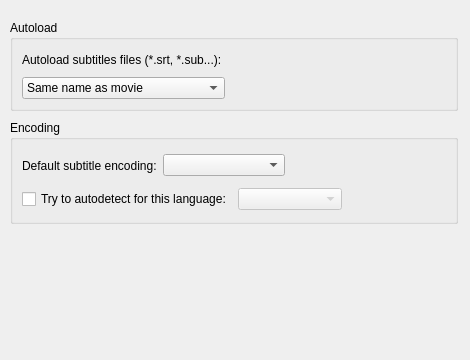
<?xml version="1.0" encoding="UTF-8"?>
<ui version="4.0">
 <class>PrefSubtitles</class>
 <widget class="QWidget" name="PrefSubtitles">
  <property name="geometry">
   <rect>
    <x>0</x>
    <y>0</y>
    <width>470</width>
    <height>360</height>
   </rect>
  </property>
  <property name="windowTitle">
   <string/>
  </property>
  <widget class="QGroupBox" name="groupBox_autoload">
   <property name="geometry">
    <rect>
     <x>10</x>
     <y>20</y>
     <width>448</width>
     <height>91</height>
    </rect>
   </property>
   <property name="title">
    <string>Autoload</string>
   </property>
   <layout class="QGridLayout">
    <property name="leftMargin">
     <number>9</number>
    </property>
    <property name="topMargin">
     <number>9</number>
    </property>
    <property name="rightMargin">
     <number>9</number>
    </property>
    <property name="bottomMargin">
     <number>9</number>
    </property>
    <property name="spacing">
     <number>6</number>
    </property>
    <item row="1" column="1">
     <spacer>
      <property name="orientation">
       <enum>Qt::Horizontal</enum>
      </property>
      <property name="sizeType">
       <enum>QSizePolicy::Expanding</enum>
      </property>
      <property name="sizeHint" stdset="0">
       <size>
        <width>131</width>
        <height>21</height>
       </size>
      </property>
     </spacer>
    </item>
    <item row="0" column="0">
     <widget class="QLabel" name="autoload_label">
      <property name="text">
       <string>Autoload subtitles files (*.srt, *.sub...):</string>
      </property>
      <property name="wordWrap">
       <bool>false</bool>
      </property>
      <property name="buddy">
       <cstring>font_autoload_combo</cstring>
      </property>
     </widget>
    </item>
    <item row="1" column="0">
     <widget class="QComboBox" name="font_autoload_combo">
      <item>
       <property name="text">
        <string>Same name as movie</string>
       </property>
      </item>
      <item>
       <property name="text">
        <string>All subs containing movie name</string>
       </property>
      </item>
      <item>
       <property name="text">
        <string>All subs in directory</string>
       </property>
      </item>
     </widget>
    </item>
   </layout>
  </widget>
  <widget class="QGroupBox" name="groupBox_encoding">
   <property name="geometry">
    <rect>
     <x>10</x>
     <y>120</y>
     <width>448</width>
     <height>104</height>
    </rect>
   </property>
   <property name="title">
    <string>Encoding</string>
   </property>
   <layout class="QVBoxLayout" name="_2">
    <item>
     <layout class="QHBoxLayout" name="_3">
      <property name="spacing">
       <number>6</number>
      </property>
      <property name="leftMargin">
       <number>0</number>
      </property>
      <property name="topMargin">
       <number>0</number>
      </property>
      <property name="rightMargin">
       <number>0</number>
      </property>
      <property name="bottomMargin">
       <number>0</number>
      </property>
      <item>
       <widget class="QLabel" name="encoding_label">
        <property name="text">
         <string>Default subtitle encoding:</string>
        </property>
        <property name="wordWrap">
         <bool>false</bool>
        </property>
        <property name="buddy">
         <cstring>font_encoding_combo</cstring>
        </property>
       </widget>
      </item>
      <item>
       <widget class="QComboBox" name="font_encoding_combo">
        <property name="sizePolicy">
         <sizepolicy hsizetype="Expanding" vsizetype="Fixed">
          <horstretch>0</horstretch>
          <verstretch>0</verstretch>
         </sizepolicy>
        </property>
        <property name="editable">
         <bool>false</bool>
        </property>
       </widget>
      </item>
      <item>
       <spacer>
        <property name="orientation">
         <enum>Qt::Horizontal</enum>
        </property>
        <property name="sizeType">
         <enum>QSizePolicy::Expanding</enum>
        </property>
        <property name="sizeHint" stdset="0">
         <size>
          <width>161</width>
          <height>31</height>
         </size>
        </property>
       </spacer>
      </item>
     </layout>
    </item>
    <item>
     <layout class="QHBoxLayout" name="_4">
      <property name="bottomMargin">
       <number>0</number>
      </property>
      <item>
       <widget class="QCheckBox" name="use_enca_check">
        <property name="text">
         <string>Try to autodetect for this language:</string>
        </property>
       </widget>
      </item>
      <item>
       <widget class="QComboBox" name="enca_lang_combo">
        <property name="enabled">
         <bool>false</bool>
        </property>
        <property name="sizePolicy">
         <sizepolicy hsizetype="Expanding" vsizetype="Fixed">
          <horstretch>0</horstretch>
          <verstretch>0</verstretch>
         </sizepolicy>
        </property>
       </widget>
      </item>
      <item>
       <spacer>
        <property name="orientation">
         <enum>Qt::Horizontal</enum>
        </property>
        <property name="sizeHint" stdset="0">
         <size>
          <width>40</width>
          <height>20</height>
         </size>
        </property>
       </spacer>
      </item>
     </layout>
    </item>
   </layout>
  </widget>
 </widget>
 <resources/>
 <connections/>
</ui>
